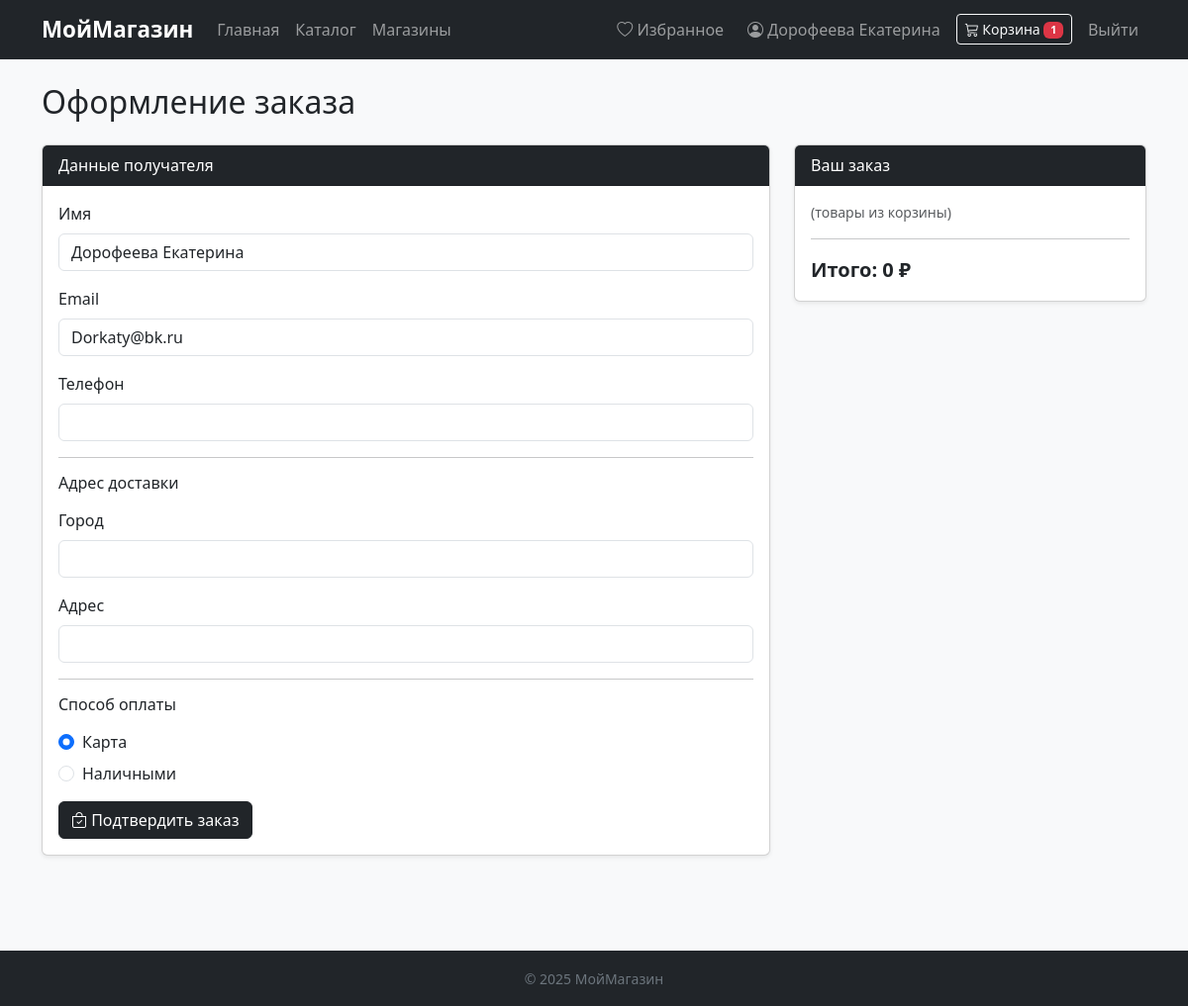
The page /checkout (signed in) on the database as committed earlier.
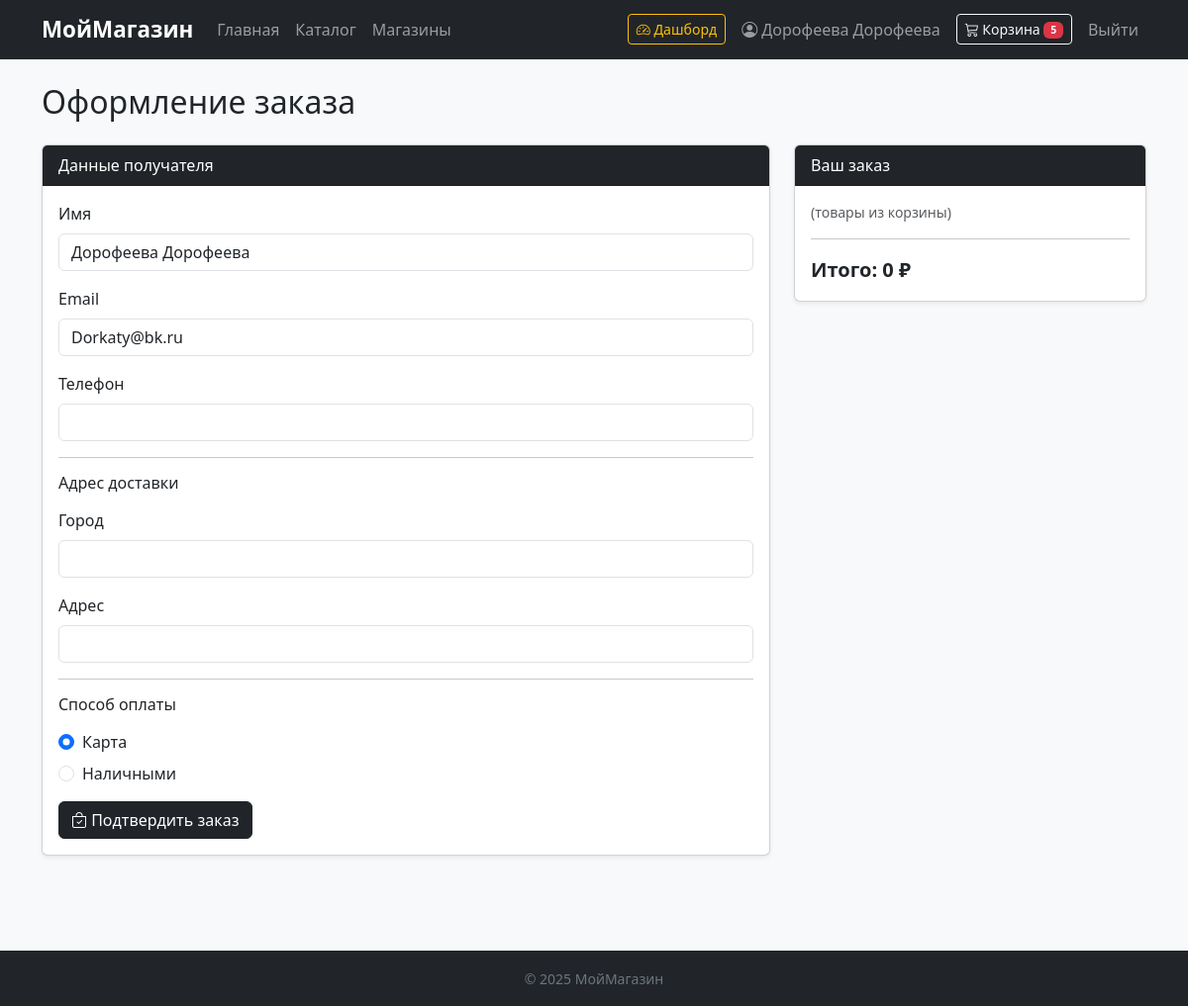
The same page on the database as committed later.
### data/users.py (models this page shows, shortened)
class User(SqlAlchemyBase, UserMixin):
    __tablename__ = 'users'
    id = Column(Integer, primary_key=True, autoincrement=True)
    name = Column(String, nullable=True)
    email = Column(String, index=True, unique=True, nullable=True)
    hashed_password = Column(String, nullable=True)
    role = Column(Enum("admin", "user", "manager", "warehouse", "support", "courier", name="user_roles"), nullable=True)
    created_date = Column(DateTime, default=datetime.datetime.now)

### app.py (the view)
@app.route('/checkout', methods=['GET', 'POST'])
@login_required
def checkout():
    if request.method == 'POST':
        session.pop('cart', None)
        flash('Заказ оформлен!')
        return redirect(url_for('index'))
    return render_template('checkout.html', total=0)

### app.py (called while the page is built)
@contextmanager
def session_scope():
    db_sess = db_session.create_session()
    try:
        yield db_sess
    finally:
        db_sess.close()

def cart_count():
    if not current_user.is_authenticated:
        return 0
    with session_scope() as db_sess:
        items = db_sess.query(Cart).filter(Cart.user_id == current_user.id).all()
        return sum(item.quantity for item in items)

@app.context_processor
def inject_cart_count():
    return dict(cart_count=cart_count())

@login_manager.user_loader
def load_user(user_id):
    with session_scope() as db_sess:
        return db_sess.get(User, user_id)

### data/db_session.py (called while the page is built)
def create_session() -> Session:
    global __factory
    return __factory()

### templates/checkout.html (shortened to what this page needs)
{% extends 'base.html' %}
{% block content %}
<h2 class="mb-4">Оформление заказа</h2>
<div class="row g-4">
    <div class="col-md-8">
        <div class="card shadow-sm mb-4">
            <div class="card-header bg-dark text-white">Данные получателя</div>
            <div class="card-body">
                <form method="post">
                    <div class="mb-3">
                        <label class="form-label">Имя</label>
                        <input type="text" name="name" class="form-control" value="{{ current_user.name }}" required>
                    </div>
                    <div class="mb-3">
                        <label class="form-label">Email</label>
                        <input type="email" name="email" class="form-control" value="{{ current_user.email }}" required>
                    </div>
                    <div class="mb-3">
                        <label class="form-label">Телефон</label>
                        <input type="tel" name="phone" class="form-control">
                    </div>
                    <hr>
                    <h6 class="mb-3">Адрес доставки</h6>
                    <div class="mb-3">
                        <label class="form-label">Город</label>
                        <input type="text" name="city" class="form-control" required>
                    </div>
                    <div class="mb-3">
                        <label class="form-label">Адрес</label>
                        <input type="text" name="address" class="form-control" required>
                    </div>
                    <hr>
                    <h6 class="mb-3">Способ оплаты</h6>
                    <div class="form-check mb-2">
                        <input class="form-check-input" type="radio" name="payment" value="card" id="card" checked>
                        <label class="form-check-label" for="card">Карта</label>
                    </div>
                    <div class="form-check mb-3">
                        <input class="form-check-input" type="radio" name="payment" value="cash" id="cash">
                        <label class="form-check-label" for="cash">Наличными</label>
                    </div>
                    <button type="submit" class="btn btn-dark">
                        <i class="bi bi-bag-check"></i> Подтвердить заказ
                    </button>
                </form>
            </div>
        </div>
    </div>
    <div class="col-md-4">
        <div class="card shadow-sm">
            <div class="card-header bg-dark text-white">Ваш заказ</div>
            <div class="card-body">
                <p class="text-muted small">(товары из корзины)</p>
                <hr>
                <p class="fs-5 fw-bold mb-0">Итого: {{ total }} ₽</p>
            </div>
        </div>
    </div>
</div>
{% endblock %}

### templates/base.html (shortened to what this page needs)
<!DOCTYPE html>
<html lang="ru">
<head>
    <link href="https://cdn.jsdelivr.net/npm/bootstrap@5.3.3/dist/css/bootstrap.min.css" rel="stylesheet">
    <link href="https://cdn.jsdelivr.net/npm/bootstrap-icons@1.11.3/font/bootstrap-icons.css" rel="stylesheet">
</head>
<body class="bg-light">
<nav class="navbar navbar-expand-lg navbar-dark bg-dark">
    <div class="container">
        <a class="navbar-brand" href="{{ url_for('index') }}">МойМагазин</a>
        <div class="collapse navbar-collapse" id="navMenu">
            <ul class="navbar-nav me-auto">
                <li class="nav-item"><a class="nav-link" href="{{ url_for('index') }}">Главная</a></li>
                <li class="nav-item"><a class="nav-link" href="{{ url_for('catalog') }}">Каталог</a></li>
                <li class="nav-item"><a class="nav-link" href="{{ url_for('stores') }}">Магазины</a></li>
            </ul>
            <ul class="navbar-nav align-items-center gap-2">
                {% if current_user.is_authenticated %}
                    {% if current_user.role in ["admin", "manager", "warehouse", "support", "courier"] %}
                    <li class="nav-item">
                        <a class="btn btn-sm btn-outline-warning" href="{{ url_for('dashboard') }}">
                            <i class="bi bi-speedometer2"></i> Дашборд
                        </a>
                    </li>
                    {% endif %}
                    {% if current_user.role == 'user' %}
                    <li class="nav-item">
                        <a class="nav-link" href="{{ url_for('wishlist') }}">
                            <i class="bi bi-heart"></i> Избранное
                        </a>
                    </li>
                    {% endif %}
                    <li class="nav-item">
                        <a class="nav-link" href="{{ url_for('account') }}">
                            <i class="bi bi-person-circle"></i> {{ current_user.name }}
                        </a>
                    </li>
                    <li class="nav-item">
                        <a class="btn btn-sm btn-outline-light" href="{{ url_for('cart') }}">
                            <i class="bi bi-cart3"></i> Корзина
                            {% if cart_count > 0 %}
                            <span class="badge bg-danger">{{ cart_count }}</span>
                            {% endif %}
                        </a>
                    </li>
                    <li class="nav-item">
                        <a class="nav-link" href="{{ url_for('logout') }}">Выйти</a>
                    </li>
                {% else %}
                    <li class="nav-item"><a class="nav-link" href="{{ url_for('login') }}">Войти</a></li>
                    <li class="nav-item">
                        <a class="btn btn-sm btn-outline-light" href="{{ url_for('register') }}">Регистрация</a>
                    </li>
                {% endif %}
            </ul>
        </div>
    </div>
</nav>
<main class="container my-4">
    {% block content %}{% endblock %}
</main>
<footer class="bg-dark text-secondary text-center py-3 mt-5">
    <small>&copy; 2025 МойМагазин</small>
</footer>
</body>
</html>

Rows that differ between the two databases and show on the page:
changed User "Dorkaty@bk.ru": role "user" → "manager" (drawn); name "Дорофеева Екатерина" → "Дорофеева Дорофеева"
Other text that changed with them:
{{ cart_count }}: "1" → "5"
text no longer shown: "Избранное"
text now shown: "Дашборд"
